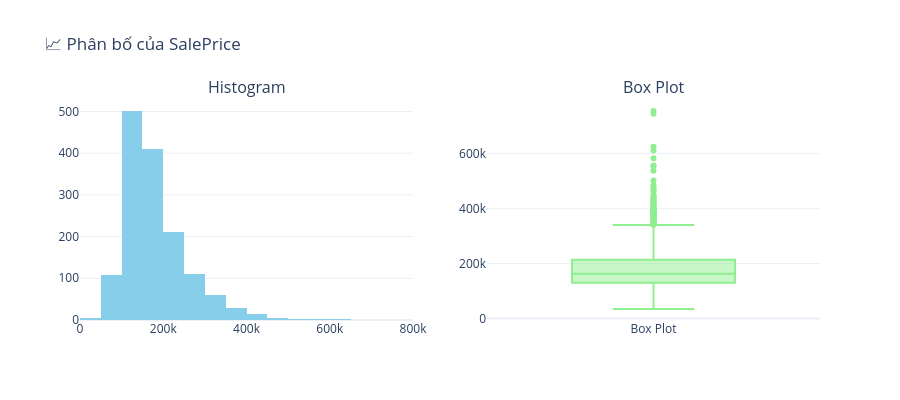

Notebook source saved alongside this figure:
### Markdown cell above
## 5. Phân Bố Biến Số (Distribution)

Xem phân bố của một số biến quan trọng như `SalePrice`, `GrLivArea`, `OverallQual`.

### Code cell
# Phân bố của SalePrice (biến mục tiêu)
eda_train.distribution('SalePrice', interactive=True)

### Figure 1 — Plotly figure (JSON) as saved in the notebook; plotly's stock layout.template omitted (floating-point values rounded to 4 significant figures; data arrays with more than 128 entries replaced by an {"elided": "..."} marker saying what was removed)
{"data": [{"marker": {"color": "skyblue"}, "name": "Histogram", "nbinsx": 30, "type": "histogram", "x": {"elided": "1460 int values"}, "xaxis": "x", "yaxis": "y"}, {"marker": {"color": "lightgreen"}, "name": "Box Plot", "type": "box", "xaxis": "x2", "y": {"elided": "1460 int values"}, "yaxis": "y2"}], "layout": {"annotations": [{"font": {"size": 16}, "showarrow": false, "text": "Histogram", "x": 0.225, "xanchor": "center", "xref": "paper", "y": 1, "yanchor": "bottom", "yref": "paper"}, {"font": {"size": 16}, "showarrow": false, "text": "Box Plot", "x": 0.775, "xanchor": "center", "xref": "paper", "y": 1, "yanchor": "bottom", "yref": "paper"}], "height": 400, "showlegend": false, "title": {"text": "📈 Phân bố của SalePrice"}, "xaxis": {"anchor": "y", "domain": [0, 0.45]}, "xaxis2": {"anchor": "y2", "domain": [0.55, 1]}, "yaxis": {"anchor": "x", "domain": [0, 1]}, "yaxis2": {"anchor": "x2", "domain": [0, 1]}}}
